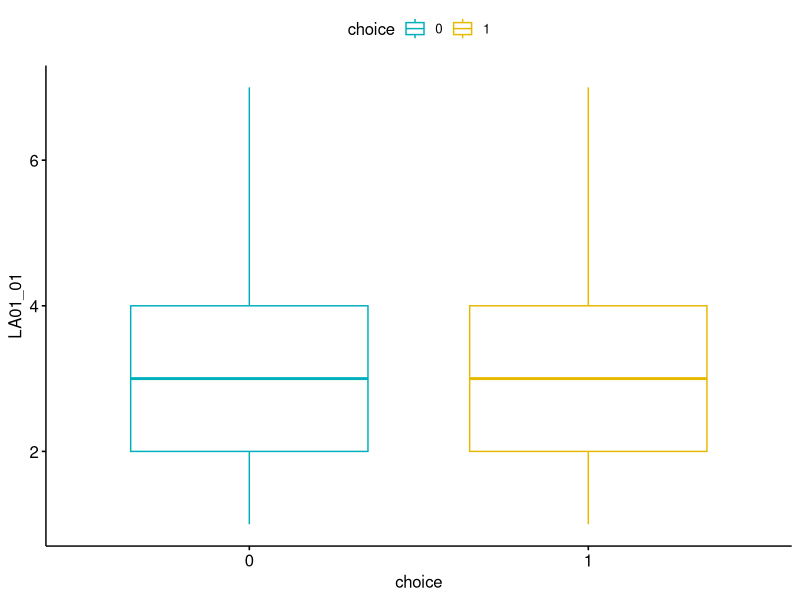

This chart was generated by the following R code:

list.of.packages <- c("ggplot2", "tidyverse", "dplyr", "ggpubr")
new.packages <-
  list.of.packages[!(list.of.packages %in% installed.packages()[, "Package"])]
if (length(new.packages))
  install.packages(new.packages)

library(tidyverse)
library(dplyr)
library(ggplot2)
library(ggpubr)
library(rstatix)
library(readxl)

singleSourceOfTruthAppended <-
  read_xlsx("singleSourceOfTruthAppended_P.xlsx")
singleSourceOfTruthAppended <-
  subset(singleSourceOfTruthAppended,
         `Current Country of Residence` != "NA")

############################### RQ_01 ##############################################################
##fresh start to analyses###

# RQ1: What is the effect of the applied regulatory framework on Smart Home device usage and adoption?

# H1 Strong legislative protection increases adoption of Smart Home devices.
# H2 Strong legislative protection increases the usage of Smart Home devices.
# H3 The lack of appropriate legislative protection influences the perception of Smart Home device in users positively

# Choosing which part of LA01 to use for analysis with corresponding variables
# LA01_01	Legislatory Framework: unwanted access by third parties. *** selected
# LA01_02	Legislatory Framework: unwanted sharing with third parties.
# LA01_03	Legislatory Framework: unwanted processing and analysis by third parties.

####H1####
#Rq1 - H1 LA01_01 - R101
attach(singleSourceOfTruthAppended)

#testing for unwanted access to data with amount of different devices owned.
kruskal_test(singleSourceOfTruthAppended, LA01_01 ~ R101) # statistically significant for value p = 0.00082
kruskal_test(
  subset(
    singleSourceOfTruthAppended,
    `Current Country of Residence` == "United Kingdom" |
      `Current Country of Residence` == "United States"
  ),
  LA01_01 ~ R101
)#ns

kruskal_test(
  subset(
    singleSourceOfTruthAppended,
    `Current Country of Residence` == "DACH" |
      `Current Country of Residence` == "United States"
  ),
  LA01_01 ~ R101
)#s


kruskal_test(
  subset(
    singleSourceOfTruthAppended,
    `Current Country of Residence` == "United Kingdom" |
      `Current Country of Residence` == "DACH"
  ),
  LA01_01 ~ R101
) # s

cor.test(singleSourceOfTruthAppended$LA01_01, singleSourceOfTruthAppended$R101)

# creating table usage device ownership
u <-
  select(
    singleSourceOfTruthAppended,
    participant_id,
    R232_01,
    R232_02,
    R232_03,
    R233_01,
    R233_02 ,
    R233_03 ,
    R501,
    R503,
    R505
  )
d1 <- select(subset(u, R233_01 == 1), participant_id, R232_01, R501)
d2 <- select(subset(u, R233_02 == 1), participant_id, R232_02, R503)
d3 <- select(subset(u, R233_03 == 1), participant_id, R232_03, R505)
colnames(d1) <- c("participant_id", "Device_Owned", "Usage")
colnames(d2) <- c("participant_id", "Device_Owned", "Usage")
colnames(d3) <- c("participant_id", "Device_Owned", "Usage")
d <- rbind(d1, d2, d3)
d <- subset(d, Usage != "Don't know")
d$Usage <-
  factor(
    d$Usage,
    levels = c(
      "0 times",
      "1-5 times",
      "6-10 times",
      "11-20 times",
      "21-30 times",
      "30+ times"
    )
  )

###merge on participant_id their legislative opinion

d <-
  merge(select(singleSourceOfTruthAppended, LA01_01, participant_id),
        d,
        by = "participant_id")
dSmartTV <- subset(d, Device_Owned == "Smart TV")
dSmartSpeaker <- subset(d, Device_Owned == "Smart Speaker")
dSmartLights <- subset(d, Device_Owned == "Smart Lightbulb")
dOther <-
  subset(
    d,
    Device_Owned != "Smart TV" &
      Device_Owned != "Smart Lightbulb" &
      Device_Owned != "Smart Speaker"
  )

#testing correlation of legislative opinion with usage
cor.test(d$LA01_01, as.numeric(d$Usage))
cor.test(dSmartTV$LA01_01, as.numeric(dSmartTV$Usage))#p-value = 0.0539 cor = 0.1256503
cor.test(dSmartSpeaker$LA01_01, as.numeric(dSmartSpeaker$Usage))#p-value = 0.001758 cor = 0.2611931
cor.test(dSmartLights$LA01_01, as.numeric(dSmartLights$Usage))#p-value = 0.9533 cor = -0.006196514

####H2####
#testing for LA on disabled features:

disabled_features <-
  select(singleSourceOfTruthAppended,
         participant_id,
         R507,
         R510,
         R513,
         LA01_01)
disabled_features$choice <-
  ifelse(disabled_features$R507 == "Yes" |
           R510 == "Yes" | R513 == "Yes", 1, 0)

wilcox.test(disabled_features$LA01_01, disabled_features$choice) #p-value < 2.2e-16
aggregate(LA01_01 ~ choice, data = disabled_features, mean)
# choice  LA01_01
# 1      0 3.331658
# 2      1 3.216216

ggboxplot(
  disabled_features,
  x = "choice",
  y = "LA01_01",
  color = "choice",
  palette = c("#00AFBB", "#E7B800"),
  order = c(0, 1),
  ylab = "LA01_01",
  xlab = "choice"
)


####H3####

#testing correlation between access to privacy and device risk assessment for popular Devices
cor_test(select(
  singleSourceOfTruthAppended,
  LA01_01,
  E201_11,
  E201_14,
  E201_16
))

#   var1    var2       cor statistic        p conf.low conf.high method
# 2 LA01_01 E201_11 -0.092     -1.93 5.46e- 2   -0.185   0.00181 Pearson
# 3 LA01_01 E201_14 -0.17      -3.59 3.64e- 4   -0.260  -0.0774  Pearson
# 4 LA01_01 E201_16 -0.17      -3.58 3.79e- 4   -0.260  -0.0769  Pearson

v <- rowMeans(select(singleSourceOfTruthAppended, E201_01:E201_20))
cor.test(singleSourceOfTruthAppended$LA01_01, v) # p-value = 0.0005891 cor = -0.1641262

#Correlation between LA01 and Manufacturer responsibility
cor.test(LA01_01, A204_01) #ns
cor.test(LA01_01, A204_02) #ns
cor.test(LA01_01, A204_03) #Protecting my Smart Home ecosystem as a whole #ns
cor.test(LA01_01, A204_04) #keeping my device secure #ns
cor.test(LA01_01, A204_05) #ns
cor.test(LA01_01, A204_06) #ns